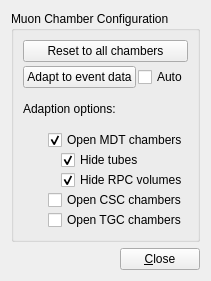
<ui version="4.0" >
 <class>GeoSysSettingsMuonChamberForm</class>
 <widget class="QWidget" name="GeoSysSettingsMuonChamberForm" >
  <property name="geometry" >
   <rect>
    <x>0</x>
    <y>0</y>
    <width>201</width>
    <height>281</height>
   </rect>
  </property>
  <property name="windowTitle" >
   <string>Form</string>
  </property>
  <layout class="QVBoxLayout" name="verticalLayout_2" >
   <item>
    <widget class="QGroupBox" name="groupBox_muonchamberconfig" >
     <property name="title" >
      <string>Muon Chamber Configuration</string>
     </property>
     <layout class="QVBoxLayout" name="verticalLayout" >
      <item>
       <layout class="QGridLayout" name="_3" >
        <property name="horizontalSpacing" >
         <number>2</number>
        </property>
        <property name="verticalSpacing" >
         <number>4</number>
        </property>
        <item row="0" column="0" colspan="2" >
         <widget class="QPushButton" name="pushButton_muonadapt_resetToAllChambers" >
          <property name="text" >
           <string>Reset to all chambers</string>
          </property>
         </widget>
        </item>
        <item row="1" column="0" >
         <widget class="QPushButton" name="pushButton_muonadapt_adapttoevtdata" >
          <property name="text" >
           <string>Adapt to event data</string>
          </property>
         </widget>
        </item>
        <item row="1" column="1" >
         <widget class="QCheckBox" name="checkBox_muonadapt_autoadapt" >
          <property name="text" >
           <string>Auto</string>
          </property>
         </widget>
        </item>
       </layout>
      </item>
      <item>
       <widget class="QLabel" name="label_4" >
        <property name="text" >
         <string>Adaption options:</string>
        </property>
       </widget>
      </item>
      <item>
       <layout class="QHBoxLayout" name="_4" >
        <property name="spacing" >
         <number>0</number>
        </property>
        <item>
         <spacer>
          <property name="orientation" >
           <enum>Qt::Horizontal</enum>
          </property>
          <property name="sizeHint" stdset="0" >
           <size>
            <width>5</width>
            <height>20</height>
           </size>
          </property>
         </spacer>
        </item>
        <item>
         <layout class="QVBoxLayout" name="_5" >
          <property name="spacing" >
           <number>0</number>
          </property>
          <item>
           <widget class="QCheckBox" name="checkBox_muonadapt_openmdtchambers" >
            <property name="text" >
             <string>Open MDT chambers</string>
            </property>
            <property name="checked" >
             <bool>true</bool>
            </property>
           </widget>
          </item>
          <item>
           <layout class="QHBoxLayout" name="_6" >
            <property name="spacing" >
             <number>0</number>
            </property>
            <item>
             <spacer>
              <property name="orientation" >
               <enum>Qt::Horizontal</enum>
              </property>
              <property name="sizeHint" stdset="0" >
               <size>
                <width>10</width>
                <height>20</height>
               </size>
              </property>
             </spacer>
            </item>
            <item>
             <layout class="QVBoxLayout" name="_7" >
              <property name="spacing" >
               <number>0</number>
              </property>
              <item>
               <widget class="QCheckBox" name="checkBox_muonadapt_hidetubes" >
                <property name="text" >
                 <string>Hide tubes</string>
                </property>
                <property name="checked" >
                 <bool>true</bool>
                </property>
               </widget>
              </item>
              <item>
               <widget class="QCheckBox" name="checkBox_muonadapt_hiderpcvolumes" >
                <property name="text" >
                 <string>Hide RPC volumes</string>
                </property>
                <property name="checked" >
                 <bool>true</bool>
                </property>
               </widget>
              </item>
             </layout>
            </item>
           </layout>
          </item>
          <item>
           <widget class="QCheckBox" name="checkBox_muonadapt_opencscchambers" >
            <property name="text" >
             <string>Open CSC chambers</string>
            </property>
           </widget>
          </item>
          <item>
           <widget class="QCheckBox" name="checkBox_muonadapt_opentgcchambers" >
            <property name="text" >
             <string>Open TGC chambers</string>
            </property>
           </widget>
          </item>
         </layout>
        </item>
       </layout>
      </item>
     </layout>
    </widget>
   </item>
   <item>
    <layout class="QHBoxLayout" name="_8" >
     <item>
      <spacer>
       <property name="orientation" >
        <enum>Qt::Horizontal</enum>
       </property>
       <property name="sizeHint" stdset="0" >
        <size>
         <width>40</width>
         <height>20</height>
        </size>
       </property>
      </spacer>
     </item>
     <item>
      <widget class="QPushButton" name="pushButton_close" >
       <property name="text" >
        <string>&amp;Close</string>
       </property>
      </widget>
     </item>
    </layout>
   </item>
  </layout>
 </widget>
 <resources/>
 <connections/>
</ui>
